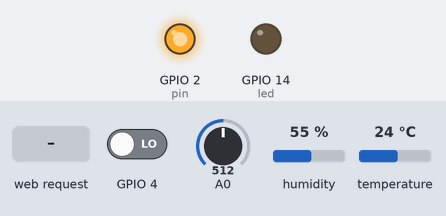
This sketch was run on a simulated ESP8266 (NodeMCU). Shown: output pins drawn as LEDs (lit = HIGH). The inputs (shaded band) are chosen by the test bench; at power-on: GPIO 4 LOW, A0 = 512, humidity 55 %, temperature 24 °C. WiFi joins after 1.5 s; servers stay silent unless stated; what the sketch prints to the serial monitor is not drawn.

Above: at 2.7 s.
2.8 s: HTTP request GET /on received
At 3.5 s:
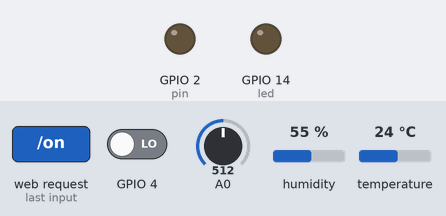
4.3 s: HTTP request GET /off received
At 5.0 s:
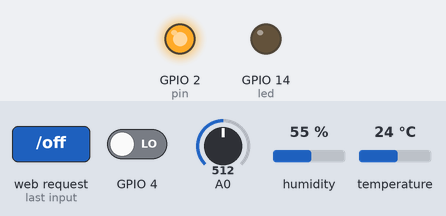
Timing chart, 0 to 7.3 s (numbered marks = the images above; inputs shaded):
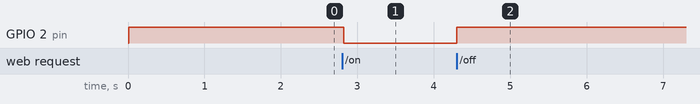

Measured:
- after the input at 2.8 s, GPIO 2 (pin): HIGH → LOW at once
- after the input at 4.3 s, GPIO 2 (pin): LOW → HIGH at once

The sketch:

espDHT11.ino
```cpp
// Them thu vien
#include <ESP8266WiFi.h>
#include "DHT.h"
#define DHTPIN 5
#define DHTTYPE DHT11

int pin = 2;
int led = 14;

DHT dht(DHTPIN, DHTTYPE, 15);


const char* ssid = "Quang Huy";
const char* password = "quanghuy061296";
WiFiServer server(80);

void setup()
{

  Serial.begin(115200);
  delay(10);
  pinMode(pin, OUTPUT);
  pinMode(led, OUTPUT);
  digitalWrite(pin, HIGH);
  pinMode(4, INPUT);
  dht.begin();
  Serial.println();
  Serial.println();
  Serial.print("Ket noi toi mang ");
  Serial.println(ssid);
  WiFi.begin(ssid, password);
  while (WiFi.status() != WL_CONNECTED)
  {
    delay(500);
    Serial.print(".");
  }
  Serial.println("");
  Serial.println("Da ket noi WiFi");
  server.begin();
  Serial.println("Khoi dong Server");
  Serial.println(WiFi.localIP());

}

void loop()
{
  WiFiClient client = server.available();
  if (!client)
  {
    return;
  }
  Serial.println("Co mot client moi ket noi xem du lieu");
  while(!client.available()){
    delay(1);
  }
  float h = dht.readHumidity();
  float t = dht.readTemperature();
  String req = client.readStringUntil('\r');    //Đọc dòng đầu tiên của yêu cầu gửi lên
  Serial.println(req);
  client.flush();

  // Kiem tra yeu cau la gi
  if (req.indexOf("/off") != -1){
    digitalWrite(pin, HIGH);

  }
  else if (req.indexOf("/on") != -1) {
    digitalWrite(pin, LOW);

  }
  int Data = digitalRead(4);
  int QT = analogRead(A0);
  for (int i = 0; i<256; i++){
    char a[100];
    sprintf(a, "GET /1/%d/pwm", i);
    if ( req.indexOf(a) >= 0){
      analogWrite(led,i);
    }
  }
  client.flush();
  // Chuan bi tao web de phan hoi
  String s = "HTTP/1.1 200 OK\r\nContent-Type: text/html\r\n\r\n";
  s += "<head>";
  s += "<meta name=\"viewport\" content=\"width=device-width, initial-scale=1\">";
  s += "<meta http-equiv=\"refresh\" content=\"60\" />";
  s += "<script src=\"https://code.jquery.com/jquery-2.1.3.min.js\"></script>";
  s += "<link rel=\"stylesheet\" href=\"https://maxcdn.bootstrapcdn.com/bootstrap/3.3.4/css/bootstrap.min.css\">";
  s += "<style>body{font-size: 24px;} .voffset {margin-top: 30px;}";
  s += "</style>";
  s += "</head>";
  s += "<div class=\"container\">";
  s += "<h1 style=\"text-align:center;\">Tran Quang Huy - D15DT04</h1>";
  s += "<h1 style=\"color:red;\">Thong so moi truong:</h1>";
  s += "<div class=\"row voffset\">";
  s += "<div class=\"col-md-3\">Nhiet do:</div><div class=\"col-md-3\">" + String(t) + "*C</div>";
  s += "<div class=\"col-md-3\">Do am:</div><div class=\"col-md-3\">"+String(h) + "%</div>";
  s += "<br>";
  s += "<br>";
  s += "<h1 style=\"color:red;\">CAM BIEN ANH SANG</h1>";
  s += "<div class=\"col-md-3\">Quang tro: </div><div class=\"col-md-3\">" + String(QT) + "</div>";
  s += "<div class=\"col-md-3\">Light sensor: </div><div class=\"col-md-3\">" + String(Data) + "</div>";
  s += "</div>";
  s += "<br>";
  s += "<br>";
  s += "<h1 style=\"color:red;\">DIEU KHIEN THIET BI</h1>";
  s += "<div class=\"row\">";
  s += "<div class=\"col-md-5\"><input class=\"btn btn-block btn-lg btn-primary\" type=\"button\" value=\"BAT LED\" onclick=\"on()\"></div>";
  s += "<div class=\"col-md-5\"><input class=\"btn btn-block btn-lg btn-danger\" type=\"button\" value=\"TAT LED\" onclick=\"off()\"></div>";
  s += "</div>";
  //s += "<h4 class=\"font-weight-bold\">LED</h4>";
  s += "<p class=\"font-italic\">Led Current State: <span id=\"led_status\"></span></p>";
  s += "<script type=\"text/javascript\">function on() {$.get(\"/on\");  document.getElementById(\"led_status\").innerHTML = \"On\";}</script>";
  s += "<script type=\"text/javascript\">function off() {$.get(\"/off\");  document.getElementById(\"led_status\").innerHTML = \"Off\";}</script>";
  s += "<body style=\"background-color:powderblue;\">";
  s += "<br>";
  s += "<br>";
  s += "<h1 style=\"color:MediumSeaGreen;\">Brightness:</h1>";
  s += "<div class=\"led\">";
  s += "<input type=\"range\" min=\"0\" max=\"255\" value=\"50\" class=\value_led\" id=\"myRange\">";
  s += "<p>Value: <span id=\"demo\"></span></p>";
  s += "</div>";
  s += "<script>";
  s += "var value_led = document.getElementById(\"myRange\");";
  s += "var output = document.getElementById(\"demo\");";
  s += "var ntc = new XMLHttpRequest();";
  s += "output.innerHTML = value_led.value;";
  s += "value_led.oninput = function(){ output.innerHTML = this.value;  ntc.open('GET', \"1/\" + output.innerHTML+\"/pwm\", true);  ntc.send();}";
  s += "</script>";
  s += "</body>";

  //s += "<h1>      </h1>";
  //s += "<h1>      </h1>";
  //s += "<h1>      </h1>";
  //s += "<h1>Have a nice day <3!!!!!!!</h1>";

  //s += "</div>";

  client.print(s);//gửi phản hồi đến client
  delay(1);
  Serial.println("Client da thoat");
}
```
